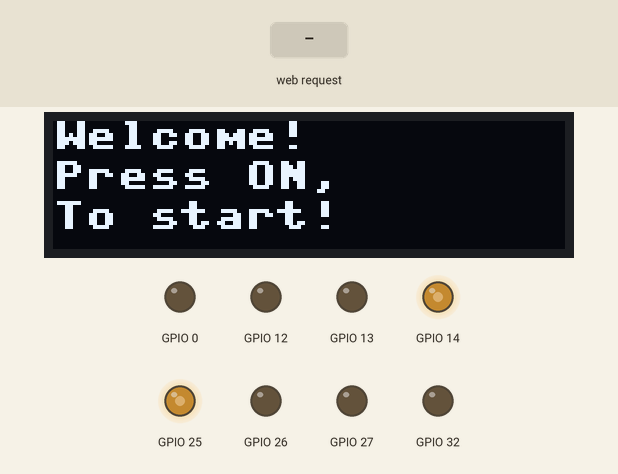
Simulated run of this program. Board: ESP32 board running MicroPython. On the bench: 128×32 one-colour display, output pins drawn as LEDs (lit = HIGH). The test bench sets the inputs (shaded band). The board's own WiFi access point starts at once; library files of the repository ran but are not shown: 2 file(s); what the program prints to the serial console is not drawn.

Above: at 1.2 s.
1.3 s: HTTP request GET /?robot=forward received
At 2.4 s:
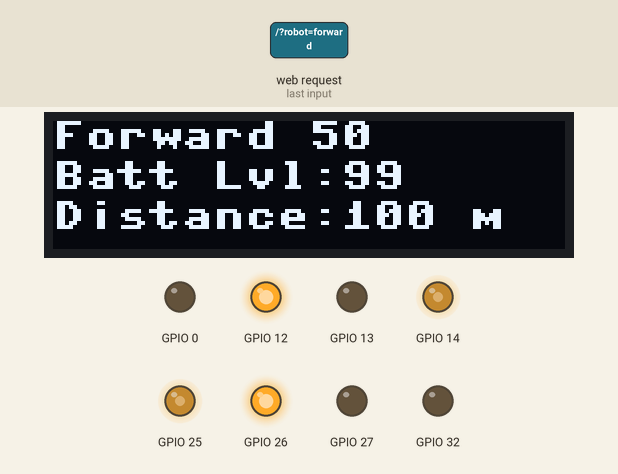
2.8 s: HTTP request GET /?robot=backward received
At 3.6 s:
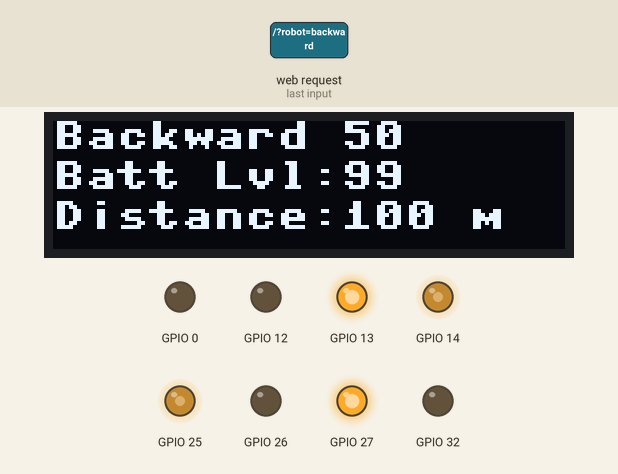
4.3 s: HTTP request GET /?robot=right received
At 4.7 s:
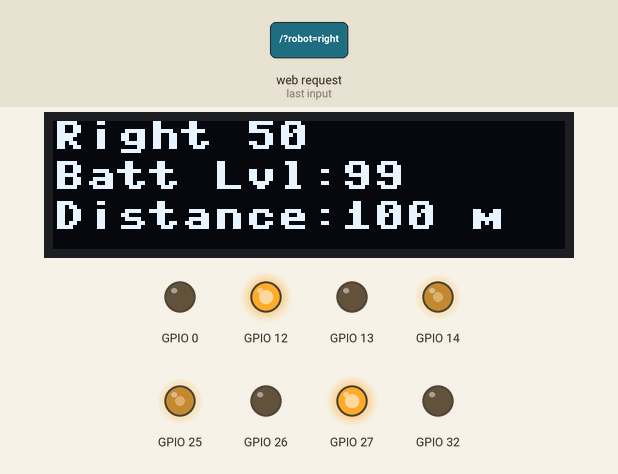
5.8 s: HTTP request GET /?robot=left received
At 7.0 s:
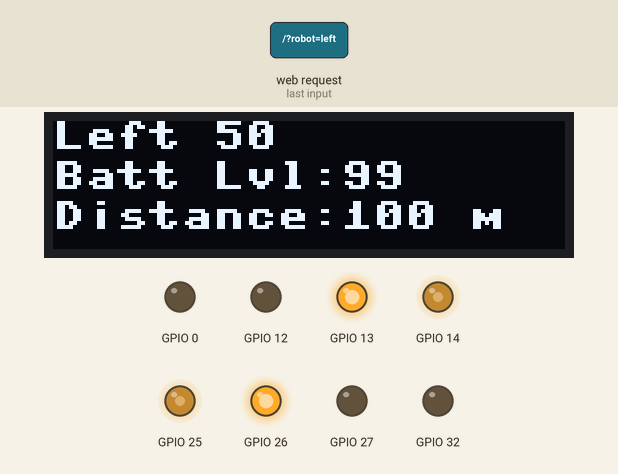
7.3 s: HTTP request GET /?robot=stop received
At 8.2 s:
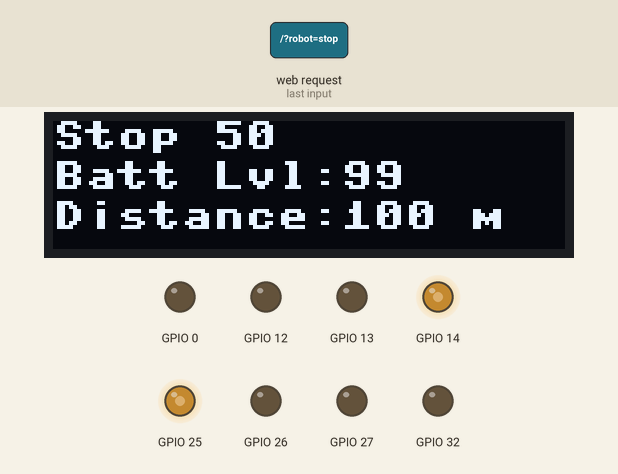
8.8 s: HTTP request GET /?speed=90 received
At 9.3 s:
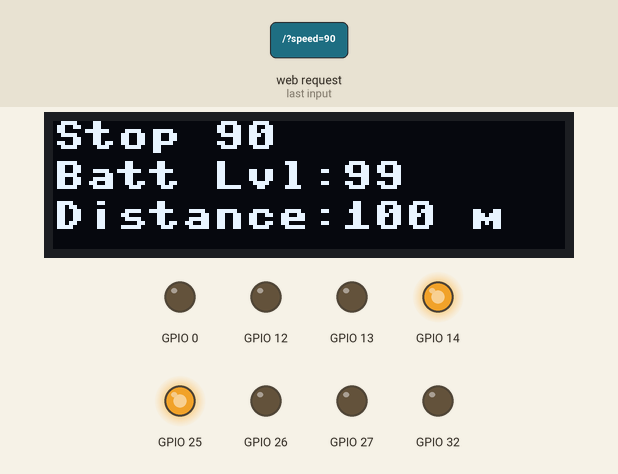
Timing chart, 0 to 11.3 s (numbered marks = the images above; inputs shaded):
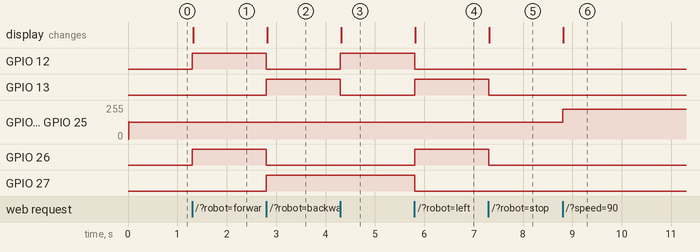

The program:

main.py
```python
do_ap()

try:
  import usocket as socket
except:
  import socket

import tracker
import oled_display
import esp
import time
esp.osdebug(None)

import gc
gc.collect()

batt_lvl=99
dist_covered=100
bot = tracker.Tracker(14,12,13,25,26,27,32)
robot_state = "Stop"
blade_state = "Off"
speed_val = 50
bot_oled = oled_display.Oled_display(robot_state,str(speed_val),batt_lvl,dist_covered);
bot.setup()

def web_page():

  html = """
    <html>
        <head>
            <title>ESP Web Server</title>
            <meta name="viewport" content="width=device-width, initial-scale=1">
            <link rel="icon" href="data:,">
            <style>
                html{font-family: Helvetica; display:inline-block; margin: 0px auto; text-align: center;}
                h1{color: #0F3376; padding: 2vh;}p{font-size: 1.5rem;}
                .button{display: inline-block; background-color: #e7bd3b; border: none; border-radius: 4px; color: white;  padding: 16px 40px; text-decoration: none; font-size: 30px; margin: 2px; cursor: pointer;}
                .buttonStop{background-color: red;}
                .myIFrame {
                  height:700px;
                  width:100%;
                  border:0;
                }
                .myImg {
                  height: auto;
                  max-width: 520px;
                  width:100%;
                }
            </style>
        </head>
        <body>
            <h1>ESP Web Server</h1>
                <img class="myImg" src=http://192.168.15.10:81/stream>
                <iframe class="myIFrame" src="iframe"></iframe>
        </body>
    </html>
    """
  return html

def iframe():
  html = """
    <html>
      <head>
        <title>ESP Web Server</title>
        <meta name="viewport" content="width=device-width, initial-scale=1">
        <link rel="icon" href="data:,">
        <script>
          function submitSpeed(){
            var form = document.getElementById("speedEntry");
            speed = document.getElementById("speedValue").value;
            speed = parseInt(speed,10)
            if(Number.isInteger(speed) && speed>=0 && speed<=100){
              form.submit();
            }
            else{
              window.alert("Not valid case, need to be between 0 and 100")
            }
          }
        </script>
        <style>
            html{font-family: Helvetica; display:inline-block; margin: 0px auto; text-align: center;}
            h1{color: #0F3376; padding: 2vh;}p{font-size: 1.5rem;}
            .button{width:250px;display: inline-block; background-color: #e7bd3b; border: none; border-radius: 4px; color: white;  padding: 16px 40px; text-decoration: none; font-size: 30px; margin: 2px; cursor: pointer;}
            .buttonStop{background-color: red;}
            .button--blade {
              background-color: #0F3376;
            }
        </style>
      </head>
      <body>
        <p>Robot state: <strong>""" + robot_state + """</strong></p>
        <p>Blade: <strong>""" + blade_state + """</strong></p>
        <p>Battery Level: <strong>""" + str(batt_lvl) + """</strong></p>
        <p>Distance Travelled: <strong>""" + str(dist_covered) + """ metres</strong></p>
        <p>Speed: <strong>""" + str(speed_val) + """ metres</strong></p>
        <p><a href="/?robot=blade_toggle"><button class="button button--blade">Blade</button></a></p>
        <p><a href="/?robot=forward"><button class="button">FORWARD</button></a></p>
        <p>
          <a href="/?robot=left"><button class="button">LEFT</button></a>
          <a href="/?robot=stop"><button class="button buttonStop">STOP</button></a>
          <a href="/?robot=right"><button class="button">RIGHT</button></a>
        </p>
        <p><a href="/?robot=backward"><button class="button">BACKWARD</button></a></p>
        <form id="speedEntry" action="./">
          <input type="text" id="speedValue" name="speed"><br><br>
          <input type="button" onclick="submitSpeed()" value="Submit">
        </form>
        <script>
          document.getElementById('speedValue').addEventListener('keypress', function(event) {
          if (event.keyCode == 13) {
              event.preventDefault();
              submitSpeed();
          }
          })
        </script>
      </body>
    </html>
    """
  return html

s = socket.socket(socket.AF_INET, socket.SOCK_STREAM)
s.bind(('', 80))
s.listen(5)

while True:
  conn, addr = s.accept()
  print('Got a connection from %s' % str(addr))
  request = conn.recv(1024)
  request = str(request)
  print('Content = %s' % request)
  request_iframe = request.find('/iframe')
  robot_stop = request.find('/?robot=stop')
  robot_forward = request.find('/?robot=forward')
  robot_backward = request.find('/?robot=backward')
  robot_right = request.find('/?robot=right')
  robot_left = request.find('/?robot=left')
  speed_change = request.find('/?speed=')
  blade_toggle = request.find('/?robot=blade_toggle')
  isControlKey = False
  if speed_change == 6:
    try:
      speed_val = int(request[14:17])
    except:
      speed_val = int(request[14:16])
    print(speed_val)
    bot.setSpeed(speed_val)
  if robot_stop == 6:
    print('robot stopping...')
    robot_state = "Stop"
    bot.stop()
    isControlKey = True
  if robot_forward == 6:
    print('robot advancing forward...')
    robot_state = "Forward"
    bot.forward()
    isControlKey = True
  if robot_backward == 6:
    print('robot retreating backward...')
    robot_state = "Backward"
    bot.backward()
    isControlKey = True
  if robot_right == 6:
    print('robot turning right...')
    robot_state = "Right"
    bot.right()
    isControlKey = True
  if robot_left == 6:
    print('robot turning left...')
    robot_state = "Left"
    bot.left()
    isControlKey = True
  if blade_toggle == 6:
    print('toggling blade')
    blade_state = bot.blade_toggle(blade_state)
    isControlKey = True
  if request_iframe == 6:
    response = iframe()
  elif isControlKey == True:
    response = iframe()
  else:
    response = web_page()
  bot_oled.display(robot_state,str(speed_val),batt_lvl,dist_covered)
  conn.send('HTTP/1.1 200 OK\n')
  conn.send('Content-Type: text/html\n')
  conn.send('Connection: close\n\n')
  conn.sendall(response)
  conn.close()
```

boot.py
```python
def do_ap():
    import network
    ssid = 'Jabez_AP'
    password = 'hihi1234'
    authmode = 3  # WPA2
    ap = network.WLAN(network.AP_IF)
    ap.ifconfig(('192.168.15.1', '255.255.255.0', '192.168.15.1', '8.8.8.8'))
    ap.active(True)
    ap.config(essid=ssid, password=password, authmode=authmode)
    while ap.active() == False:
      pass
    print('Connection successful')
    print(ap.ifconfig())
```

Measured:
- after the input at 1.3 s, GPIO 12, GPIO 26: LOW → HIGH at once; the display: changes at once (image 1)
- after the input at 2.8 s, GPIO 12, GPIO 26: HIGH → LOW at once; GPIO 13, GPIO 27: LOW → HIGH at once; the display: changes at once (image 2)
- after the input at 4.3 s, GPIO 12: LOW → HIGH at once; GPIO 13: HIGH → LOW at once; the display: changes at once (image 3)
- after the input at 5.8 s, GPIO 12, GPIO 27: HIGH → LOW at once; GPIO 13, GPIO 26: LOW → HIGH at once; the display: changes at once (image 4)
- after the input at 7.3 s, GPIO 13, GPIO 26: HIGH → LOW at once; the display: changes at once (image 5)
- after the input at 8.8 s, GPIO 14, GPIO 25: 125/255 → 224/255 at once; the display: changes at once (image 6)
